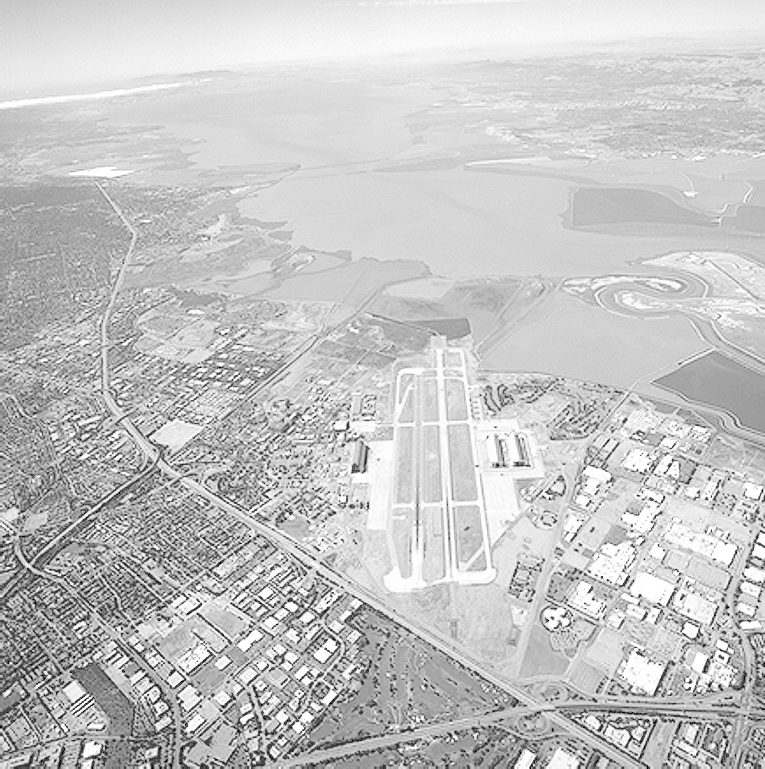
%> input picture DIP_CA1/aerial.tif, 765 x 769 px
$ octave CA1_3_2.m   (GNU Octave 9; MATLAB toolbox functions it lacks are replaced by stand-ins)
%> lines starting %> are read from the running program, lines starting %| are printed output that depends on the picture
clc
clear
img_aerial = imread("aerial.tif");
%> img_aerial is the input picture: size 769x765 uint8; min 0, max 255, mean 197.1

% Display the original image
figure;
subplot(2, 2, 1);
imshow(img_aerial);
title('Original Image');

% Apply histogram equalization
img_aerial_histeq = histeq(img_aerial);
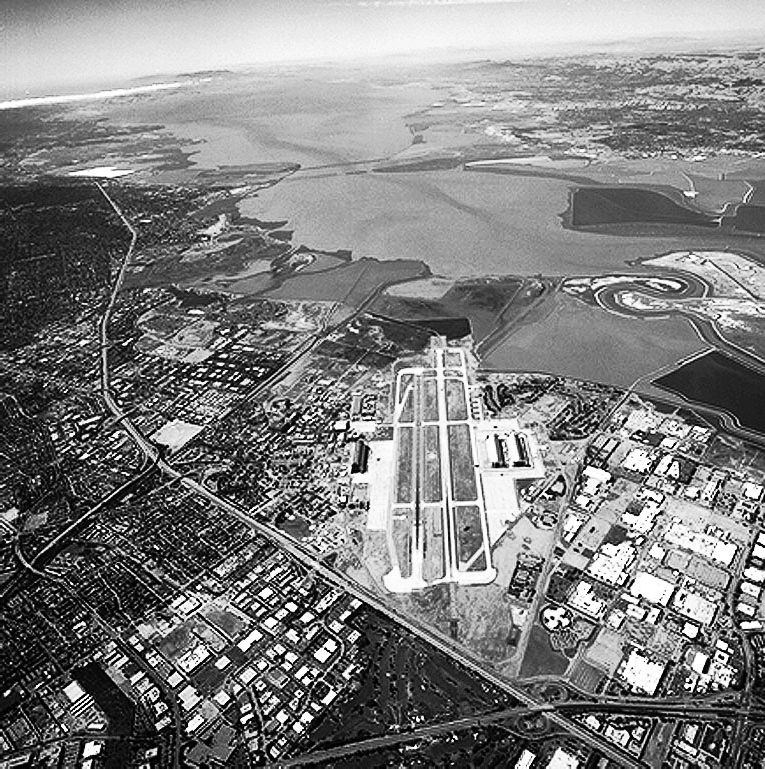
%> img_aerial_histeq: size 769x765 uint8; min 0, max 255, mean 127
subplot(2, 2, 2);
imshow(img_aerial_histeq);
title('Histogram Equalization');

% Display the histogram of the equalized image
subplot(2, 2, 3);
imhist(img_aerial);
title('Histogram of Original Image');
subplot(2, 2, 4);
imhist(img_aerial_histeq);
title('Histogram of Equalized Image');
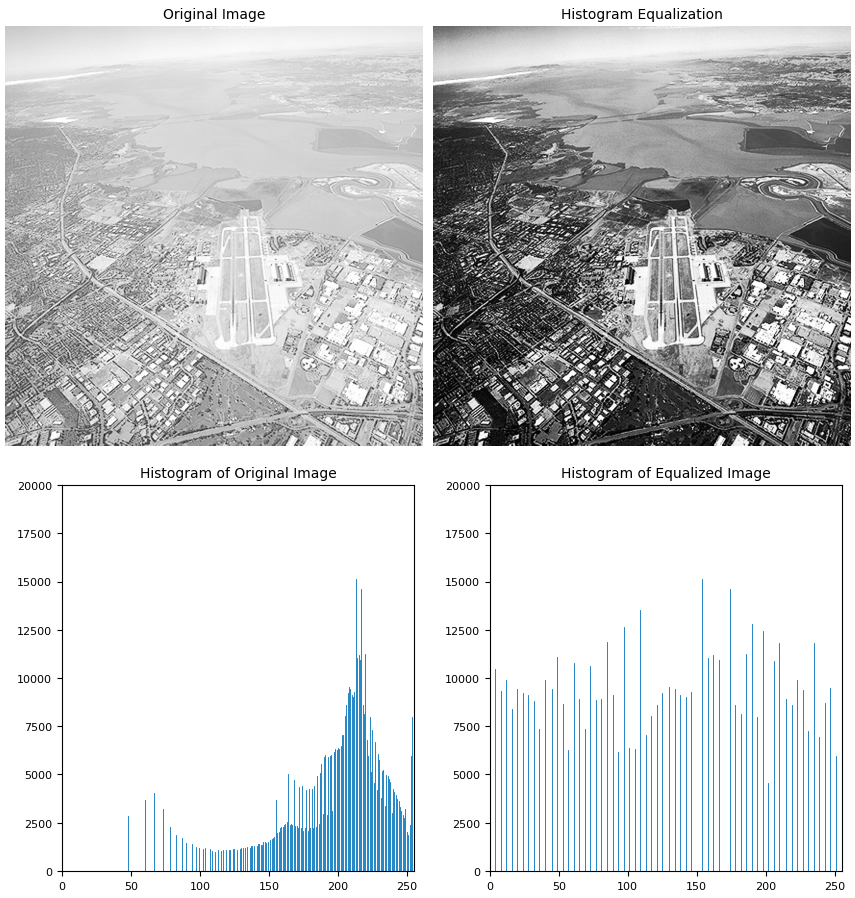
%> figure redrawn from the program's plot data, 4 panels

% Perform histogram stretching using imadjust
% You need to manually select parameters for better visualization
low_in = 0.75;  % Adjust according to your preference
high_in = 0.9; % Adjust according to your preference
low_out = 0;
high_out = 1;
img_aerial_stretched = imadjust(img_aerial, [low_in, high_in], [low_out, high_out]);
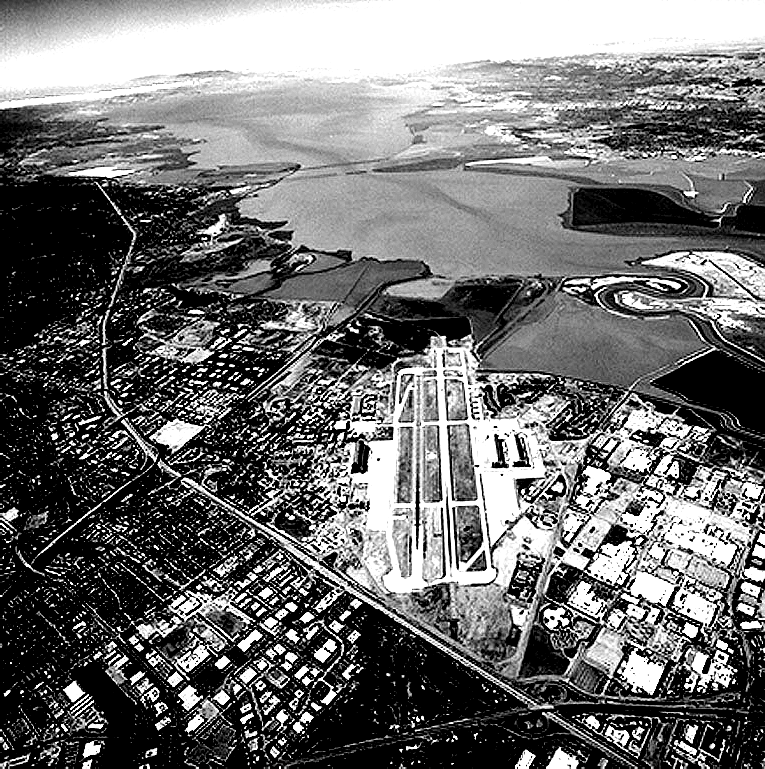
%> img_aerial_stretched: size 769x765 uint8; min 0, max 255, mean 111.7

% Display the stretched image
figure;
subplot(1, 2, 1);
imshow(img_aerial_stretched);
title('Histogram Stretched Image');
% Display the histogram of the stretched image
subplot(1, 2, 2);
imhist(img_aerial_stretched);
title('Histogram of Stretched Image');
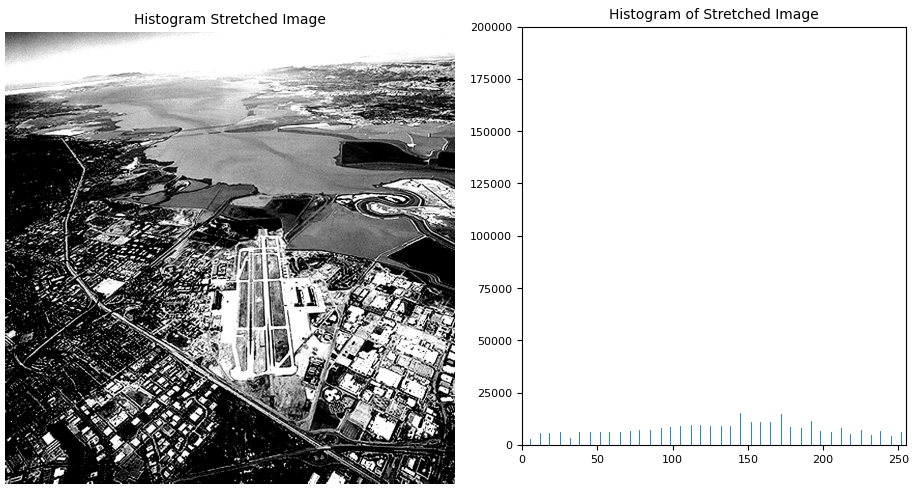
%> figure redrawn from the program's plot data, 2 panels
